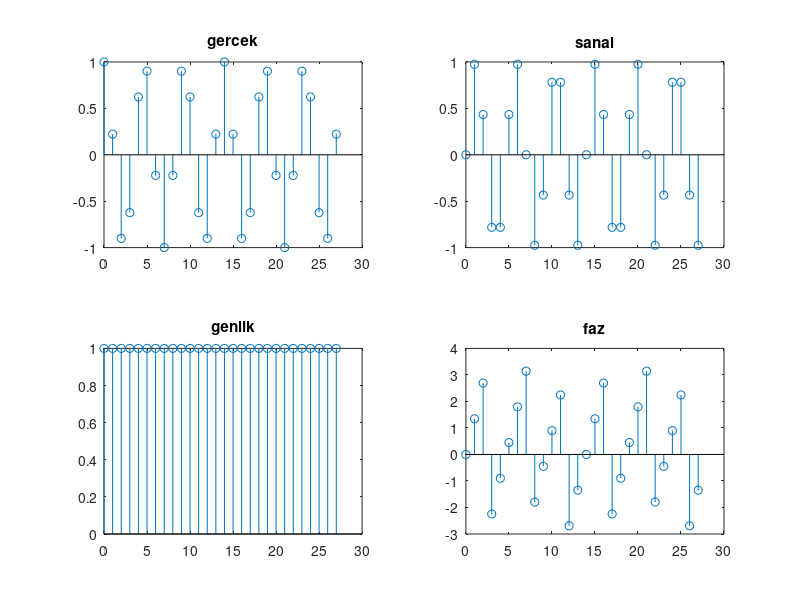

The MATLAB script that drew this image:
clc; clear all; close all;

% komplex bir dizinin dorğudan grafiğini çizemeyiz.
% 4 tane farklı şeyi çizilebilir. 2şerli gruplara ayırırsak;
% 1.si sanal grup - reel grup
% 2.si genliğini ve fazını çizdirebiliriz.

 %%
n = 0:27 ;
x = exp(j*3*pi/7*n);

%% gerçek ve sanal kısım
g=real(x);
s=imag(x);

%% genlik ve faz
gen=abs(x);
faz=angle(x);

subplot(221),stem(n,g),title("gercek");
subplot(222),stem(n,s),title("sanal");
subplot(223),stem(n,gen),title("genlik");
subplot(224),stem(n,faz),title("faz");
